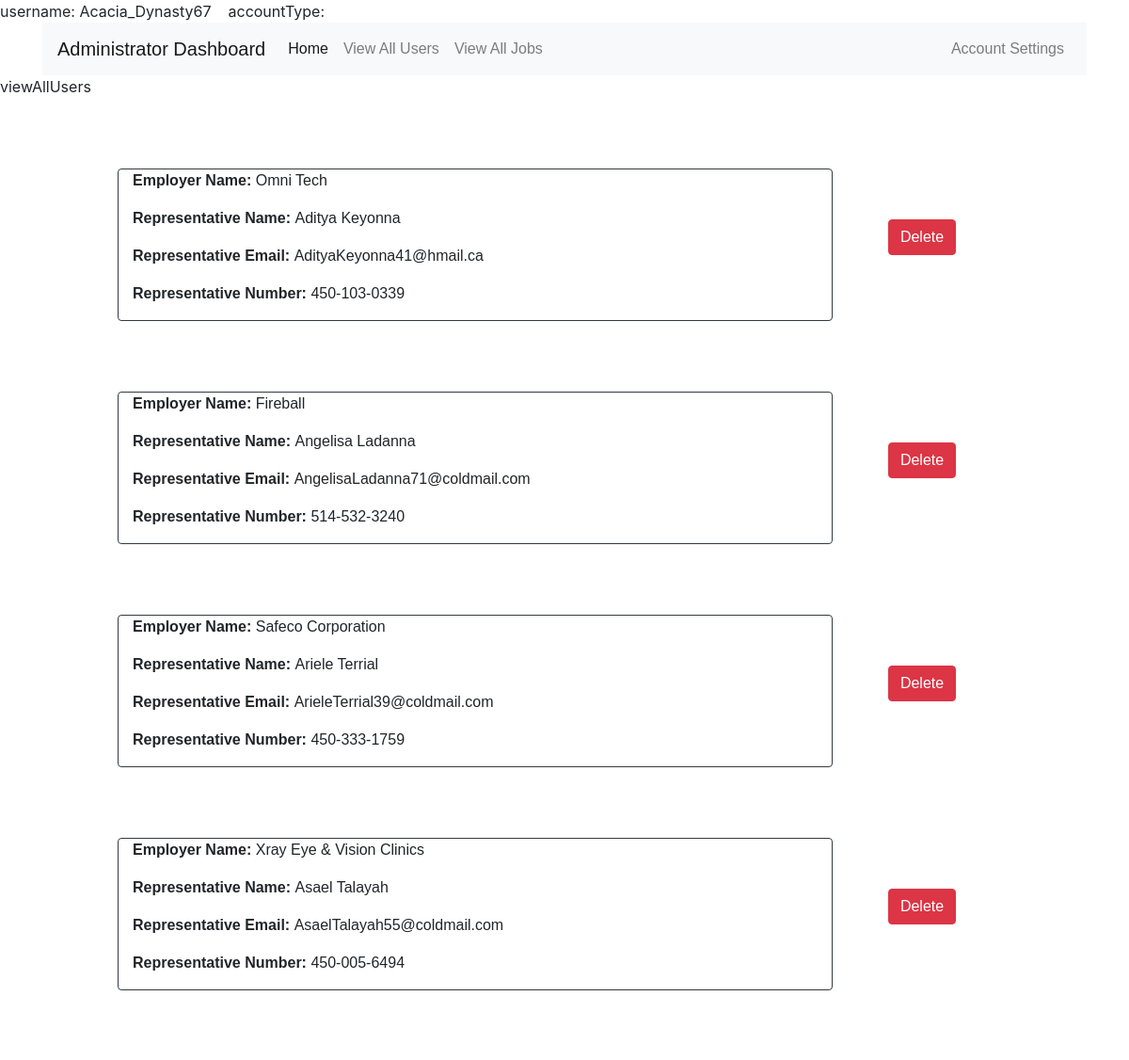
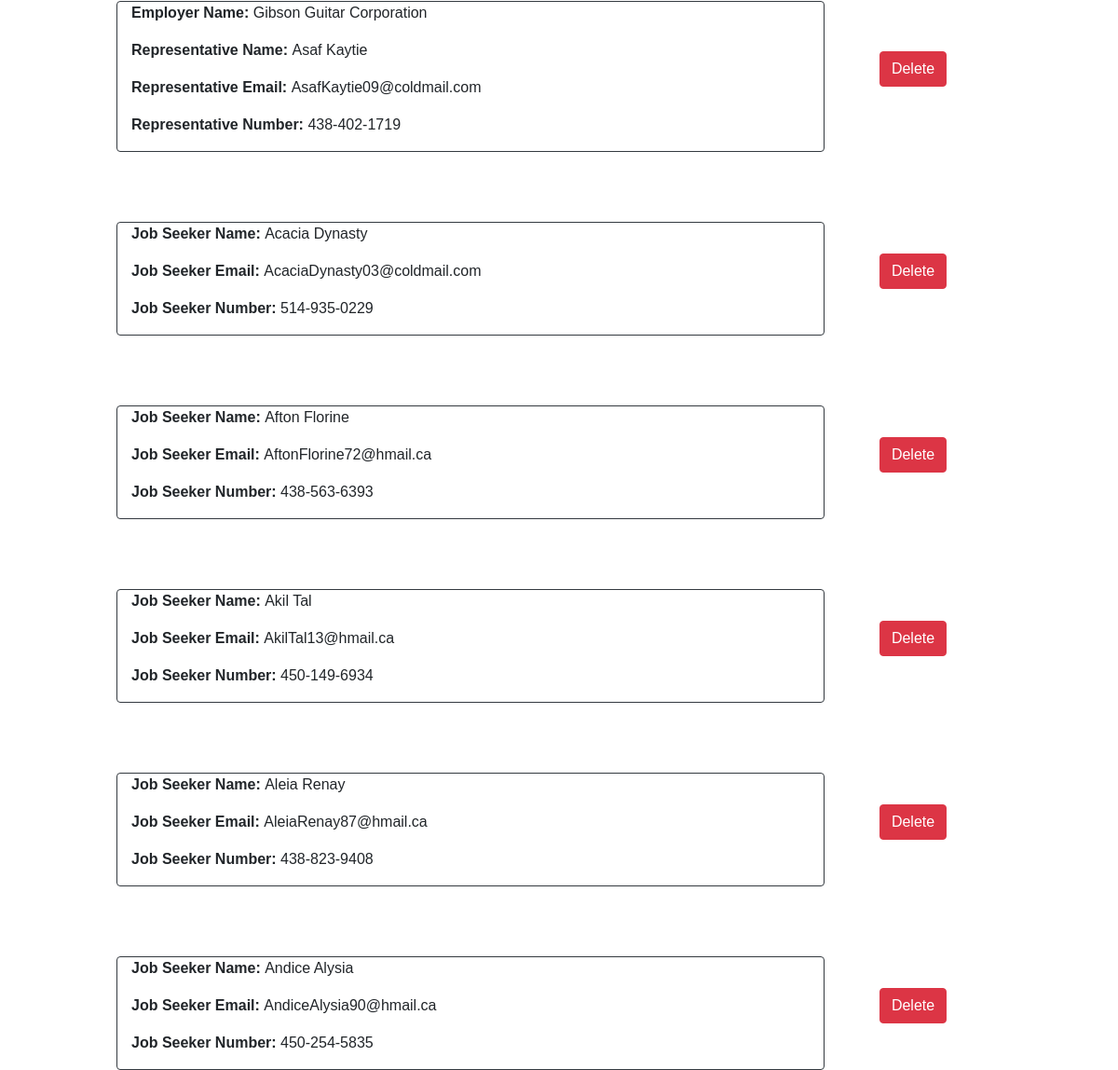
The app's page /GUI/adminDash.php?tab=viewAllUsers (signed in) with its own data (2 pictures, top to bottom).
### tables this page shows
create table employer
(
    UserName     varchar(30)            not null
        primary key,
    EmployerName varchar(100)           not null,
    Category     enum ('prime', 'gold') ,
    Balance      decimal(10, 2)         not null,
    constraint employer_ibfk_1
        foreign key (UserName) references user (UserName)
            on delete cascade
);

create table user
(
    UserName      varchar(30) not null
        primary key,
    FirstName     varchar(30) not null,
    LastName      varchar(30) not null,
    Email         varchar(50) not null,
    ContactNumber char(12)    not null,
    Password      varchar(50) not null
);

### GUI/adminDash.php (the view, shortened to what this page needs)
<?php
$username = $_SESSION['username'];
$accountType = $_SESSION['accountType'];
$maxSize = 5;
echo "username: $username&nbsp&nbsp&nbsp&nbsp";
echo "accountType: $accountType<br>";
if ($_SERVER['REQUEST_METHOD'] == "GET") {
    require_once "../GUI/view/adminDashView.php";
    if(isset($_GET['tab'])) {
        $tab = $_GET['tab'];
        switch ($tab) {
            case "viewAllUsers":
                $data = getAllUsers();
                showAllUsers($data);
                break;
        }
    }
}
function getAllUsers() {
    global $maxSize;
    $employers = array();
    $applicants = array();
    $conn = connectDB();
    $sql = "select UserName, FirstName, LastName, Email,  ContactNumber, EmployerName
            from employer natural join user
            limit $maxSize";
    $result = $conn->query($sql);
    if ($result->num_rows > 0) {
        while ($row = $result->fetch_assoc()) {
            $e = array("username"=>$row["UserName"], "empName"=>$row["EmployerName"], "firstName"=>$row["FirstName"], "lastName"=>$row["LastName"],
                "email"=>$row["Email"], "number"=>$row["ContactNumber"]);
            array_push($employers, $e);
        }
    }
    $conn2 = connectDB();
    $sql2 = "select UserName, FirstName, LastName, Email,  ContactNumber
            from applicant natural join user
            limit $maxSize";
    $result2 = $conn2->query($sql2);
    if ($result2->num_rows > 0) {
        while ($row2 = $result2->fetch_assoc()) {
            $a = array("username"=>$row2["UserName"], "firstName"=>$row2["FirstName"], "lastName"=>$row2["LastName"],
                "email"=>$row2["Email"], "number"=>$row2["ContactNumber"]);
            array_push($applicants, $a);
        }
    }
    return [$employers, $applicants];
}
function showAllUsers($data) {
    $html = "";
    $employers = $data[0];
    $applicants = $data[1];
    for($i = 0; $i < count($employers); $i++) {
        $html = viewEmpContInfo($html, $employers[$i]);
    }
    for ($j = 0; $j < count($applicants); $j++) {
        $html = viewSeekerContInfo($html, $applicants[$j]);
    }
    echo "<div class='container'>".$html. "</div>";
}
function viewEmpContInfo($html , $data){
    $username = $data["username"];
    $empName = $data["empName"];
    $empRepName = $data["firstName"] . " " . $data["lastName"];
    $empRepEmail = $data["email"];
    $empRepNumber = $data["number"];
    $html .=
        "<div class = 'row justify-content-center align-items-center'>" .
        "     <div class = 'col-8 border rounded border-dark'>" .
        "          <p><b>Employer Name: </b> $empName</p>" .
        "          <p><b>Representative Name: </b> $empRepName</p>" .
        "          <p><b>Representative Email: </b> $empRepEmail</p>" .
        "          <p><b>Representative Number: </b>$empRepNumber</p>" .
        "     </div>".
        "     <div class='col-2 d-flex justify-content-center '>" .
        "          <form action='".$_SERVER['PHP_SELF']."?tab=deleteUser' method='post' onsubmit='return confirm(\"Sure to delete this user?\")'>" .
        "               <button type='submit' name='username' value='$username' class='btn btn-danger'> Delete </button>" .
        "          </form>" .
        "     </div>" .
        "</div>";
    return $html;
}
function viewSeekerContInfo($html, $data) {
    $username = $data["username"];
    $seekerName = $data["firstName"] . " " . $data["lastName"];
    $seekerEmail = $data["email"];
    $seekerNumber = $data["number"];
    $html .=
        "<div class = 'row justify-content-center align-items-center'>" .
        "     <div class = 'col-8 border rounded border-dark'>" .
        "          <p><b>Job Seeker Name: </b> $seekerName</p>" .
        "          <p><b>Job Seeker Email: </b> $seekerEmail</p>" .
        "          <p><b>Job Seeker Number: </b>$seekerNumber</p>" .
        "     </div>".
        "    <div class='col-2 d-flex justify-content-center '>" .
        "         <form action='".$_SERVER['PHP_SELF']."?tab=deleteUser' method='post' onsubmit='return confirm(\"Sure to delete this user?\")'>" .
        "            <button type='submit' name='username' value='$username' class='btn btn-danger'> Delete </button>" .
        "         </form>" .
        "    </div>" .
    "</div>";
    return $html;
}

### GUI/view/adminDashView.php (shortened to what this page needs)
<!DOCTYPE html>
<html lang="en">
<head>
    <link href="bootstrap/css/bootstrap.css" rel="stylesheet">
    <link href="css/dashboard.css" rel="stylesheet">
</head>
<body>
<div class="container">
    <nav class="navbar navbar-expand-lg navbar-light bg-light">
        <a class="navbar-brand" href="#">Administrator Dashboard</a>
        <div class="collapse navbar-collapse" id="navbarSupportedContent">
            <ul class="navbar-nav mr-auto">
                <li class="nav-item active">
                    <a class="nav-link" href="index.php">Home <span class="sr-only">(current)</span></a>
                </li>
                <li class="nav-item">
                    <a class="nav-link" href=<?php echo $_SERVER['PHP_SELF'] . "?tab=viewAllUsers"; ?>>View All Users</a>
                </li>
                <li class="nav-item">
                    <a class="nav-link" href=<?php echo $_SERVER['PHP_SELF'] . "?tab=viewJobs"; ?>>View All Jobs</a>
                </li>
            </ul>
            <ul class="navbar-nav ml-auto">
                <li class="nav-item">
                    <a class="nav-link" href=<?php echo $_SERVER['PHP_SELF'] . "?tab=viewAccountSettings"; ?>>Account Settings</a>
                </li>
            </ul>
        </div>
    </nav>
</div>
</body>
</html>

### GUI/css/dashboard.css (style rules this page uses)
* { font-family: 'Titillium Web', sans-serif; }
.row { margin-top: 75px; }

### records on screen
employer: EmployerName "Omni Tech"
user: empRepName "Aditya Keyonna", Email "AdityaKeyonna41@hmail.ca", ContactNumber "450-103-0339"
employer: EmployerName "Fireball"
user: empRepName "Angelisa Ladanna", Email "AngelisaLadanna71@coldmail.com", ContactNumber "514-532-3240"
employer: EmployerName "Safeco Corporation"
user: empRepName "Ariele Terrial", Email "ArieleTerrial39@coldmail.com", ContactNumber "450-333-1759"
employer: EmployerName "Xray Eye & Vision Clinics"
user: empRepName "Asael Talayah", Email "AsaelTalayah55@coldmail.com", ContactNumber "450-005-6494"
employer: EmployerName "Gibson Guitar Corporation"
user: empRepName "Asaf Kaytie", Email "AsafKaytie09@coldmail.com", ContactNumber "438-402-1719"
user: seekerName "Acacia Dynasty", Email "AcaciaDynasty03@coldmail.com", ContactNumber "514-935-0229"
user: seekerName "Afton Florine", Email "AftonFlorine72@hmail.ca", ContactNumber "438-563-6393"
user: seekerName "Akil Tal", Email "AkilTal13@hmail.ca", ContactNumber "450-149-6934"
user: seekerName "Aleia Renay", Email "AleiaRenay87@hmail.ca", ContactNumber "438-823-9408"
user: seekerName "Andice Alysia", Email "AndiceAlysia90@hmail.ca", ContactNumber "450-254-5835"

### other values on screen
$username "Acacia_Dynasty67"
